Frame 1 (no input): blank canvas, image omitted
Frame 60 (no input): blank canvas, image omitted
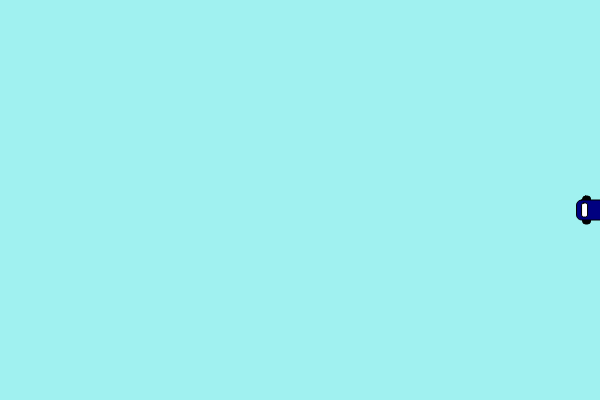
Frame 120 (the mouse pressed at the canvas centre since frame 60)

The p5.js sketch whose frames 1 and 60 were blank and that drew this single picture after the mouse press (run headless with seeded random() and noise() and a simulated clock; from frame 60 on, the mouse is pressed at the canvas centre):

// p5.js sketch
// ── sketch.js
/* 
 Car Instances: Make cars clickable and deletable
 Sketch should:
 - draw and animate car instances at varying speeds
 - detect if clicked with mouse event
 - delete if clicked
 - generate new car when clicking on canvas, if not currently deleting
 
*/

let cars=[] //empty array to fill with cars

//change car colors if you want
let carColors = ["firebrick", "gray", "skyblue", "lime", "navy", "orange"]; 

 // boolean to allow us to toggle between creating and deleting cars with same mousePressed event
let wasDeleted = false;  // You will need to set and reset this

function setup() {
  createCanvas(600, 400);

}

function draw() {
  background("#a0f1f0");
  
  //continously draw cars in array
  for (let i = 0 ; i < cars.length ; i++ ){
    cars[i].display()
    cars[i].move()
  }
  
 
}

function makeCar(x,y){
  
  let car = new Car(random(carColors),x,y,  40, 20)
  cars.push(car) //add it to the array
  car.start(random(-10,10)) //set speed (neg. for left direction speed)
 
}

function mousePressed(){
  
   if (cars.length>0){
       //for loop through all the cars to check if clicked
       for (let i = 0; i< cars.length ; i ++){
         
         //TODO: check if the car at index i was clicked
         
         
            //if so, splice out the car from the array
         
         
            // Update the boolean to true
           
       }
   } 
  
   //TODO: only call makeCar() if not deleting a car
  
    makeCar(mouseX, mouseY)
     
  

}



class Car {
  /* Constructor expects parameters for
  fill color, x and y coordinates, and a width/height that
  will be used to initialize class properties.
  
  */
  constructor(cColor, x, y, w, h) {
    this.color = cColor;
    this.x = x;
    this.y = y;
    this.w = w; //need width and height for calculating mouse clicks
    this.h = h;
    this.speed = 0;
  }

  start(speed) { // method expects parameter!
    this.speed = speed;
  }

  display() {  
    
    //tires
    fill("black")
    rect(this.x + 6, this.y- 4, 8, 28, 3)
    rect(this.x + 26, this.y- 4, 8, 28, 3)
    
    //body
    fill(this.color);
    rect(this.x, this.y, this.w, this.h, 5);
    
    //windows
    fill("#ffffff") 
    rect(this.x + 5, this.y+3, 6, 14, 2);
    rect(this.x + 25, this.y+3, 8, 14, 2);
    
  }

  move() {  
    this.x += this.speed;
    // Wrap x around boundaries
    if (this.x < -20) {
      this.x = width;
    } else if (this.x > width) {
      this.x = -20;
    }
  }
  
  clicked(touchX, touchY){
    
    //  Print out what touchX and touchY are
    
    
    // 👇🏾 Complex if statements can be written like this for readability
    if (touchX > this.x && 
        touchX < this.x + this.w &&
        touchY > this.y &&
        touchY < this.y + this.h){
  
          // Method just has to respond that car was touched.
          // It doesn't have to be aware of what happens to it
      
           return true

    }  //end if
    
  } //end of clicked method
  
} //end class Car
